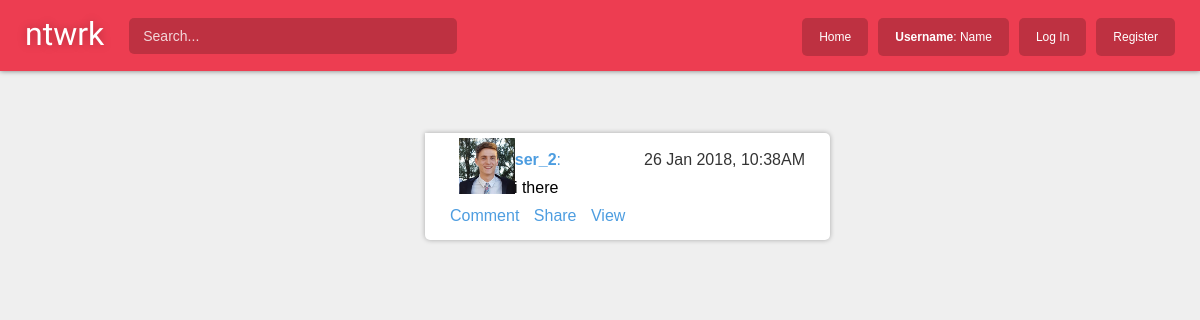
/user/user_2/8/, run on the app's committed database.
### stream/models.py (models this page shows)
class Post(models.Model):
    content = models.TextField(max_length=500)
    posted_by = models.ForeignKey(User, related_name='posts', on_delete=models.CASCADE)
    posted_at = models.DateTimeField(auto_now_add=True)

### stream/views.py (the view)
# urls.py: path('user/<username>/<post_id>/', stream.views.view_post, name='view_post'),
def view_post(request, username, post_id):
	post = Post.objects.get(id=post_id)
	return render(request, 'stream/view_post.html', {'post':post})

### stream/templates/stream/view_post.html (shortened to what this page needs)
{% extends 'base_stream.html' %}
{% load static %}
{% block stream %}
    <div class="card">
        <a href="{% url 'home' %}">
            <img src="{% static 'stream/img/dp/admin.jpg' %}" class="dp">
        </a>
        <a href="{% url 'home' %}">
            <h2><b>{{ post.posted_by.username }}</b>: {{ post.posted_by.first_name }} {{ post.posted_by.last_name }}</h2>
        </a>
        <h3>{{ post.posted_at|date:'d M Y, h:iA' }}</h2>
        <p>{{ post.content }}</p>
        <a href="{% url 'home' %}" class="link">Comment</a>
        <a href="{% url 'home' %}" class="link">Share</a>
        <a href="{% url 'home' %}" class="link">View</a>
    </div>
{% endblock %}

### account/static/account/css/base.css (style rules this page uses)
body { font-family: 'Helvetica'; margin: 0px; padding: 0px; }
a { text-decoration: none; }
.card { padding: 7.5px 15px 14px 15px; background-color: rgba(255, 255, 255, 1); border-radius: 0px 5px 5px 5px; }

### stream/static/stream/css/stream.css (style rules this page uses)
body { margin: 0px 0px 0px 0px; padding: 0px; background-color: #EFEFEF; }
.card { box-shadow: 0 0 5px rgba(0,0,0,0.3); margin: 0px 10px 40px 65px; padding: 5px 25px; position: relative; }
.dp { height: 56px; width: 56px; margin: 0px -10px 0px 9px; float: left; z-index: 0; position: relative; display: inline-block; }
.card h2, .card h3 { display: inline-block; margin-bottom: 10px; font-size: 1em; text-decoration: none; }
.card h2 { color: #4D9DE0; font-weight: normal; }
.card h3 { float: right; margin-top: 13px; font-weight: normal; color: #343434; }
.card p { margin-top: 0px; margin-bottom: 10px; }
.card .link { display: inline-block; color: #4D9DE0; margin: 0px 10px 10px 0px; }

### data on the page
Post: posted_by.username "user_2", posted_at "26 Jan 2018, 10:38AM", content "hi there"
